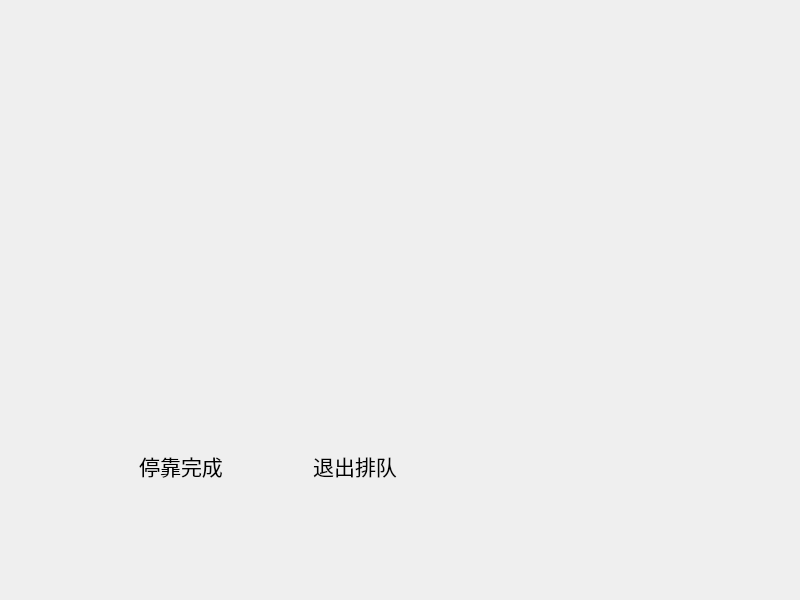
<?xml version="1.0" encoding="UTF-8"?>
<ui version="4.0">
 <class>RightCameraWgt</class>
 <widget class="QWidget" name="RightCameraWgt">
  <property name="geometry">
   <rect>
    <x>0</x>
    <y>0</y>
    <width>800</width>
    <height>600</height>
   </rect>
  </property>
  <property name="windowTitle">
   <string>Form</string>
  </property>
  <property name="styleSheet">
   <string notr="true"/>
  </property>
  <widget class="TGFrame" name="rightVideoFrame1" native="true">
   <property name="geometry">
    <rect>
     <x>90</x>
     <y>50</y>
     <width>291</width>
     <height>211</height>
    </rect>
   </property>
   <widget class="OpenGLWidget" name="playWgt" native="true">
    <property name="geometry">
     <rect>
      <x>21</x>
      <y>21</y>
      <width>249</width>
      <height>169</height>
     </rect>
    </property>
   </widget>
  </widget>
  <widget class="TGFrame" name="rightTitleFrame1" native="true">
   <property name="geometry">
    <rect>
     <x>410</x>
     <y>50</y>
     <width>311</width>
     <height>211</height>
    </rect>
   </property>
   <layout class="QVBoxLayout" name="verticalLayout_2">
    <property name="leftMargin">
     <number>20</number>
    </property>
    <property name="topMargin">
     <number>20</number>
    </property>
    <property name="rightMargin">
     <number>20</number>
    </property>
    <property name="bottomMargin">
     <number>20</number>
    </property>
    <item>
     <widget class="QWidget" name="taskInfoWgt" native="true"/>
    </item>
   </layout>
  </widget>
  <widget class="TGFrame" name="rightTitleFrame2" native="true">
   <property name="geometry">
    <rect>
     <x>70</x>
     <y>270</y>
     <width>411</width>
     <height>291</height>
    </rect>
   </property>
   <layout class="QVBoxLayout" name="verticalLayout_3">
    <property name="leftMargin">
     <number>20</number>
    </property>
    <property name="topMargin">
     <number>20</number>
    </property>
    <property name="rightMargin">
     <number>20</number>
    </property>
    <property name="bottomMargin">
     <number>20</number>
    </property>
    <item>
     <widget class="QWidget" name="doInfoWgt" native="true">
      <widget class="QLabel" name="stopOverLab">
       <property name="geometry">
        <rect>
         <x>49</x>
         <y>160</y>
         <width>84</width>
         <height>32</height>
        </rect>
       </property>
       <property name="font">
        <font>
         <pointsize>16</pointsize>
        </font>
       </property>
       <property name="text">
        <string>停靠完成</string>
       </property>
       <property name="alignment">
        <set>Qt::AlignCenter</set>
       </property>
      </widget>
      <widget class="QLabel" name="exitQueueLab">
       <property name="geometry">
        <rect>
         <x>223</x>
         <y>160</y>
         <width>84</width>
         <height>32</height>
        </rect>
       </property>
       <property name="font">
        <font>
         <pointsize>16</pointsize>
        </font>
       </property>
       <property name="text">
        <string>退出排队</string>
       </property>
       <property name="alignment">
        <set>Qt::AlignCenter</set>
       </property>
      </widget>
      <widget class="QLabel" name="exitQueueImg">
       <property name="geometry">
        <rect>
         <x>60</x>
         <y>70</y>
         <width>71</width>
         <height>81</height>
        </rect>
       </property>
       <property name="text">
        <string/>
       </property>
      </widget>
      <widget class="QLabel" name="stopOverImg">
       <property name="geometry">
        <rect>
         <x>230</x>
         <y>70</y>
         <width>71</width>
         <height>81</height>
        </rect>
       </property>
       <property name="text">
        <string/>
       </property>
      </widget>
     </widget>
    </item>
   </layout>
  </widget>
 </widget>
 <customwidgets>
  <customwidget>
   <class>TGFrame</class>
   <extends>QWidget</extends>
   <header>Component/TGFrame.h</header>
   <container>1</container>
  </customwidget>
  <customwidget>
   <class>OpenGLWidget</class>
   <extends>QWidget</extends>
   <header>Component/OpenglWidget.h</header>
   <container>1</container>
  </customwidget>
 </customwidgets>
 <resources/>
 <connections/>
</ui>
